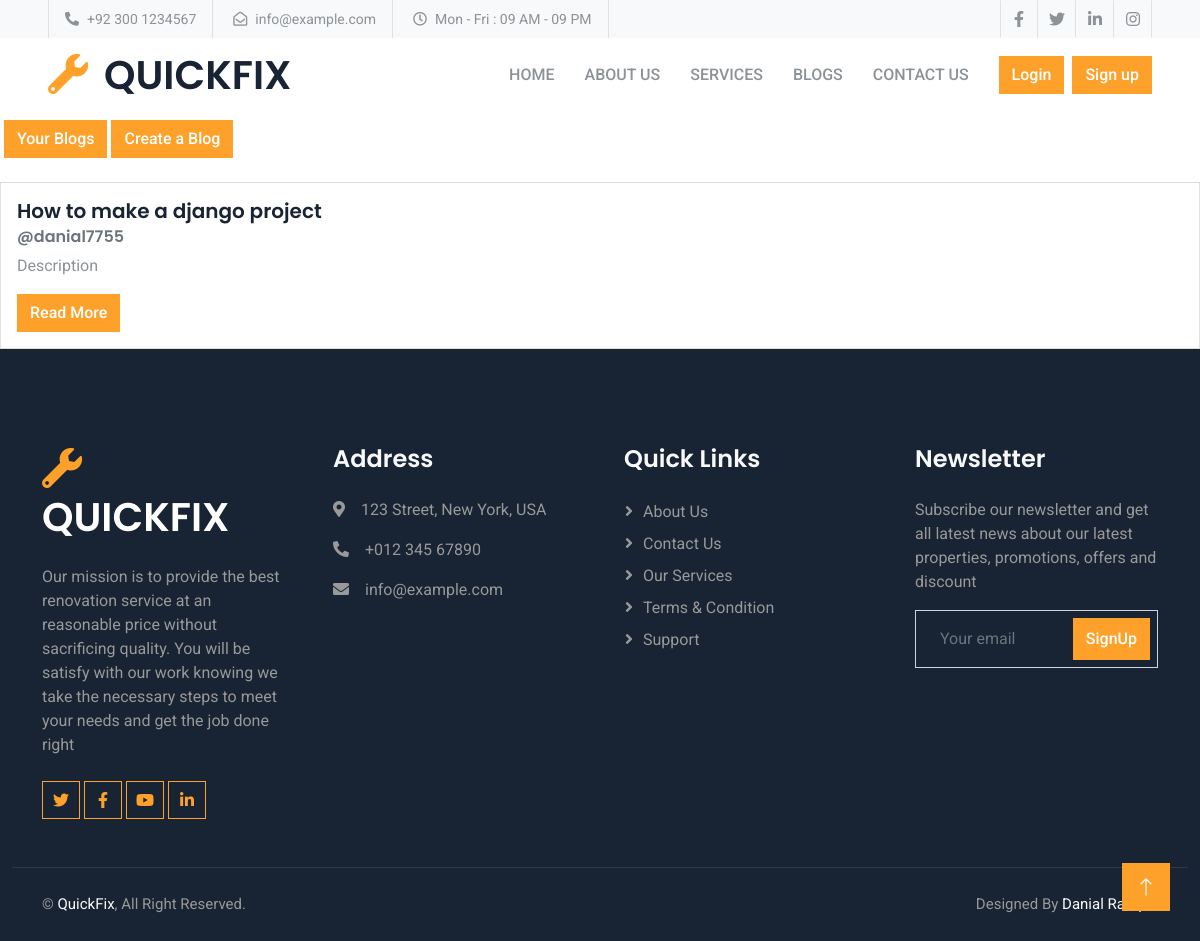
The app's page /blogs/ with its own data.
### blog/models.py (models this page shows, shortened)
class Post(models.Model):
    author = models.ForeignKey(settings.AUTH_USER_MODEL ,on_delete=models.CASCADE)
    title = models.CharField(max_length=200)
    text = models.TextField()
    created_date = models.DateTimeField(default=timezone.now)
    published_date = models.DateTimeField(blank=True , null=True)

### accounts/models.py (models this page shows)
class User(AbstractUser):
    is_admin = models.BooleanField('Is_admin' , default=False)
    is_customer = models.BooleanField('Is_customer' , default=False)
    is_vendor = models.BooleanField('Is_vendor' , default=False)
    CATAGORY_CHOICES = [('Punjab' ,'Punjab') ,('Sindh' ,'Sindh'),('Khyber Pakhtunkhwa','Khyber Pakhtunkhwa'),('Gilgit-Baltistan' ,'Gilgit-Baltistan') ,('Islamabad Capital Territory' ,'Islamabad Capital Territory'),('Balochistan','Balochistan'),]
    CATAGORY_EMP= [('Electrician' ,'Electrician'),('Plumber' ,'Plumber'),('Sweaper' ,'Sweaper'),('Carpenter' ,'Carpenter'),('Drain clean' ,'Drain clean'),('AC repair' ,'AC repair'),('Painting & Decorating' ,'Painting & Decorating'),]
    mobile_no = models.CharField(max_length=11 ,null=True, blank=True)
    address1 = models.CharField(max_length=200,default='abc')
    address2 = models.CharField(max_length=200,default='abc')
    city =  models.CharField(max_length=70 ,null=True, blank=True)
    province = models.CharField(choices=CATAGORY_CHOICES,default='Punjab', max_length=56)
    employee = models.CharField(choices=CATAGORY_EMP,default='none', max_length=100)
    cnic= models.CharField(max_length=13 ,null=True, blank=True)
    shop_reference = models.TextField(default='shop no address etc')
    vendor_image = models.ImageField(upload_to='vendor_profile_pics/')
    def __str__(self):
        return self.username

### blog/views.py (the view)
# urls.py: path('', post_list , name='post_list'),
def post_list(request):
    posts = Post.objects.filter(published_date__lte=timezone.now()).order_by('-published_date')
    return render(request , 'blog/post_list.html' , {'posts': posts})

### blog/templates/blog/post_list.html (shortened to what this page needs)
{% extends "base.html" %}
{% block content %}
{% include "blog/blognav.html" %}
{% for post in posts  %}
<div class="card mt-3">
    <div class="card-body">
        <h5 class="card-title">{{post.title}}</h5>
        <h6 class="card-subtitle mb-2 text-muted">@{{post.author}}</h6>
        <p class="card-text">{{post.text|truncatewords:50|safe}}</p>
        <a href="{% url 'blog:post_details' post.pk%}" class="btn btn-primary">Read More</a>
    </div>
</div>
{% endfor %}
{% endblock content %}

### customer/static/customer/css/style.css (style rules this page uses)
:root { --primary: #FDA12B; --secondary: #8D9297; --light: #F8F9FA; --dark: #182333; }
.btn { font-weight: 500; transition: .5s; }
.btn.btn-primary, .btn.btn-outline-primary:hover { color: #FFFFFF; }

### templates/base.html (style rules this page uses)
* { margin: 0; padding: 0; box-sizing: border-box; }

### records on screen
Post: title "How to make a django project", author "danial7755", text "Description"
